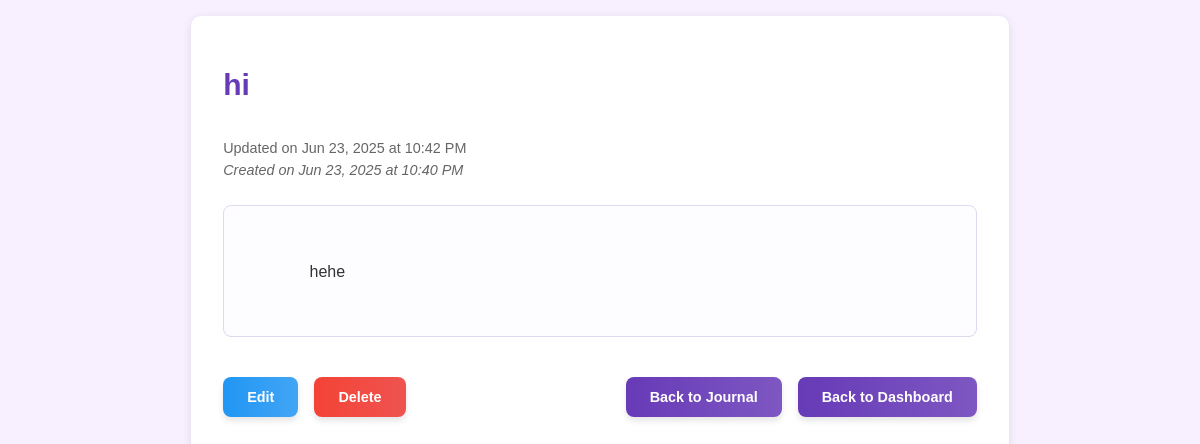
Screenshot of /features/journal/12ea1449-e82c-4828-a7be-7be4672ab17c (signed in) with the database file from the repository.
### tables this page shows
CREATE TABLE journal_entries (
            entry_id TEXT PRIMARY KEY,
            user_id TEXT NOT NULL,
            title TEXT NOT NULL,
            content TEXT NOT NULL,
            created_at TIMESTAMP DEFAULT CURRENT_TIMESTAMP,
            updated_at TIMESTAMP DEFAULT CURRENT_TIMESTAMP,
            FOREIGN KEY (user_id) REFERENCES users(user_id) ON DELETE CASCADE
        );

### temp/features.py (the view)
@features.route('/journal/<entry_id>')
@login_required
def journal_view(entry_id):
    user_id = session.get('user_id')
    entry = models.get_journal_entry(user_id, entry_id)
    if not entry:
        flash('Journal entry not found!', 'error')
        return redirect(url_for('features.journal_list'))
    return render_template('features/journal_view.html', entry=entry)

### temp/features.py (called while the page is built)
def login_required(f):
    @wraps(f)
    def decorated_function(*args, **kwargs):
        if 'user_id' not in session:
            return redirect(url_for('login'))
        return f(*args, **kwargs)
    return decorated_function

### temp/models.py (called while the page is built)
def get_db():
    if "sqlite_db" not in flask.g:
        flask.g.sqlite_db = sqlite3.connect(
            flask.current_app.config["DATABASE_FILENAME"],
            detect_types=sqlite3.PARSE_DECLTYPES
        )
        flask.g.sqlite_db.execute("PRAGMA foreign_keys = ON")
        flask.g.sqlite_db.row_factory = sqlite3.Row
    return flask.g.sqlite_db

def get_journal_entry(user_id, entry_id):
    conn = get_db()
    cursor = conn.cursor()
    cursor.execute(
        "SELECT * FROM journal_entries WHERE user_id = ? AND entry_id = ?",
        (user_id, entry_id)
    )
    entry = cursor.fetchone()
    if entry is None:
        return None
    return dict(entry)

### temp/templates/features/journal_view.html (shortened to what this page needs)
<!DOCTYPE html>
<html lang="en">
<head>
    <link rel="stylesheet" href="{{ url_for('static', filename='css/style.css') }}">
</head>
<body>
    <div class="journal-container">
        <div class="journal-header">
            <h1 class="journal-title">{{ entry.title }}</h1>
        </div>
        <div class="entry-date">
            {% if entry.updated_at and entry.updated_at != entry.created_at %}
                Updated on {{ entry.updated_at.strftime('%b %d, %Y at %I:%M %p') }}
                <br>
                <em>Created on {{ entry.created_at.strftime('%b %d, %Y at %I:%M %p') }}</em>
            {% else %}
                Created on {{ entry.created_at.strftime('%b %d, %Y at %I:%M %p') }}
            {% endif %}
        </div>
        <div class="entry-content">
            {{ entry.content }}
        </div>
        <div class="action-buttons">
            <a href="{{ url_for('features.journal_edit', entry_id=entry.entry_id) }}" class="btn btn-edit">Edit</a>
            <form action="{{ url_for('features.journal_delete', entry_id=entry.entry_id) }}" method="post" class="delete-form" id="deleteEntryForm">
                <button type="button" class="btn btn-delete" id="openDeleteModalBtn">Delete</button>
            </form>
            <a href="{{ url_for('features.journal_list') }}" class="btn btn-nav">Back to Journal</a>
            <a href="{{ url_for('dashboard') }}" class="btn btn-save">Back to Dashboard</a>
        </div>
    </div>
</body>
</html>

### temp/static/css/style.css (style rules this page uses)
body { margin: 0; padding: 0; font-family: 'Arial', sans-serif; background-color: #E8DEFC; display: flex; height: 100vh; }

### temp/templates/features/journal_view.html (style rules this page uses)
body { background-color: #f8f0ff; font-family: 'Arial', sans-serif; margin: 0; padding: 1rem; }
.journal-container { width: 70%; max-width: 1100px; padding: 2rem; margin: 0 auto; background-color: white; border-radius: 10px; box-shadow: 0 2px 10px rgba(0,0,0,0.1); box-sizing: border-box; }
.journal-header { display: flex; justify-content: space-between; align-items: center; margin-bottom: 1rem; }
.journal-title { color: #673ab7; font-size: 30px; font-family: 'Pacifico', sans-serif; }
.entry-date { color: #666; font-size: 0.9rem; margin-bottom: 1.5rem; line-height: 1.5; }
.entry-content { white-space: pre-wrap; line-height: 1.7; color: #333; background-color: #fdfcff; padding: 1.5rem 2rem; border-radius: 8px; border: 1px solid #e0d8f0; }
.action-buttons { display: flex; flex-wrap: wrap; gap: 1rem; margin-top: 2.5rem; align-items: center; }
.btn { display: inline-block; padding: 0.75rem 1.5rem; border: none; border-radius: 8px; cursor: pointer; font-weight: bold; font-size: 0.9rem; text-align: center; text-decoration: none; color: white; box-shadow: 0 4px 6px rgba(0, 0, 0, 0.1); transition: all 0.2s ease-in-out; }
.btn-edit { background-image: linear-gradient(to right, #2196F3, #42A5F5); }
.btn-delete { background-image: linear-gradient(to right, #f44336, #EF5350); }
.btn-nav, .btn-save { background-image: linear-gradient(to right, #673ab7, #7E57C2); }
.delete-form { margin: 0; }

### rows the page displays
journal_entries: title "hi", updated_at "Jun 23, 2025 at 10:42 PM", created_at "Jun 23, 2025 at 10:40 PM", content "hehe"
